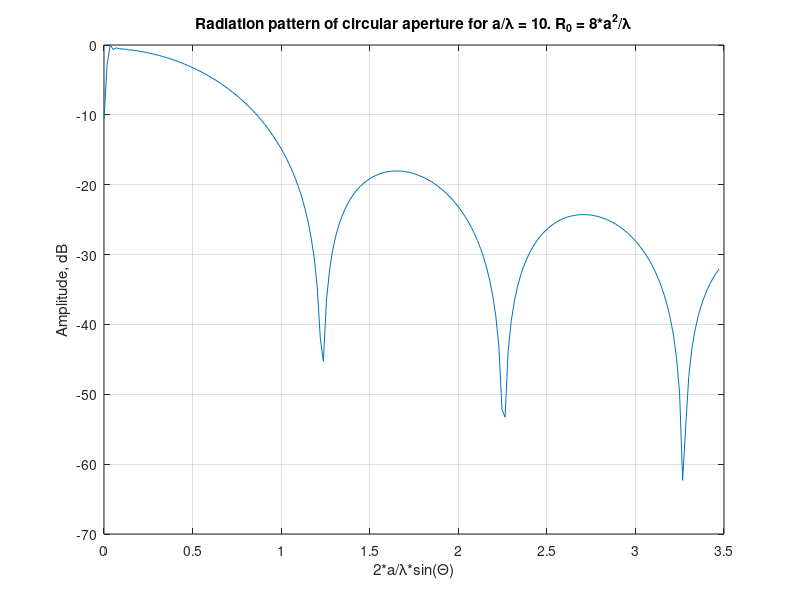

MATLAB code to generate this figure:
clear all;
clc;

% Programm of time-space electic fields or radiation pattern calculation
% for circular aperture measured with aperture zond

tic
% Design parameters
a = 10;     % Analyzed aperture radius, m
b = 0.1;     % Zond aperture radius, m

lam = a/10;     % Wavelength in free space
R0 = 8*a^2/lam; % Reference distance
R = 10*R0/1;    % Distance from analyzed aperture to zond


Th = (0:0.05:10)*pi/180; % Theta angle. Can be set to one value (result will be a time field on zond output)
                        % or to array (result will be 2D RP at a given distance and frequency, and
                        % errors in RP compared with far field pattern)
r = 0:0.1:b;        % Integration parameter r
phi = 0:0.2:2*pi;   % Integration parameter phi
c = 3e+8;   % Speed of light, m/sec

N_Th = length(Th);
N_FFT = 8192*2;       % Number of FFT points (should be varied for faster calculation without accuracy degradation)
T = 100/c*lam;       % Time interval for FFT
d_t = T/(N_FFT - 1);% Sample time, sec

t = R/c - T/2:d_t:R/c + T/2; % Time in seconds normalized to R/c
N_i = length(t);

N_r = length(r);
N_phi = length(phi);

E_b1 = zeros(N_phi, N_i);
E_b = zeros(1, N_i);
E_f = zeros(N_Th, N_FFT);
% figure(5);
% hold on;
for j = 1:N_Th
    ro = R*sin(Th(j));   % Vector R projection to aperture plane, m
    z = R*cos(Th(j));     % Distance from observation point to aperture plane, m
    zb = z - r'*sin(phi)*sin(Th(j));
    rob = ro + r'*sin(phi)*cos(Th(j));
    for i = 1:N_phi
        E_e = zeros(N_r, N_i);
        for k = 1:N_r
            B = sqrt((c*t).^2 - zb(k, i)^2); % Radius of G curve, m
            if abs(rob(k, i)) <= a
                i2 = find((c*t >= zb(k, i)) & (c*t < sqrt(zb(k, i)^2 + (a - abs(rob(k, i)))^2)));
                E_e(k, i2)=1.;  %zb(k, i)^1./((c*t(i2)).^1);
            end
                i3 = find((c*t >= sqrt(zb(k, i)^2 + (a - abs(rob(k, i)))^2)) & (c*t < sqrt(zb(k, i)^2 + (a + abs(rob(k, i)))^2)));
                E_e(k, i3) = acos((-a^2 + abs(rob(k, i))^2 + B(i3).^2)./(2*abs(rob(k, i))*B(i3)));
%             plot((t - R/c)*1e+9, E_e(k, :));
        end
        E_b1(i, :) = trapz(r, E_e.*(r'*ones(1,N_i)));
    end
    
    E_b(:) = trapz(phi, E_b1);
    E_f(j, :) = fft(E_b, N_FFT);
    j
end
% grid;
if (length(Th) == 1)
    figure(1);
    plot((t - R/c)*1e+9, E_b/max(E_b)); grid
    xlabel('time, nsec');
    ylabel('E field amplitude');
    title('E field time response for a/\lambda = 10. R_0 = 8*a^2/\lambda. R = R_0/4');
%     figure(2);
%     d_f = 1/N_FFT/d_t;
%     k = 1:1:N_FFT/2;
%     plot(d_f*k, 20*log10(abs(E_f(1:end/2))/max(abs(E_f)))); grid
else
%     figure(3);
%     mesh(t*1e9, Th*180/pi, E_b);
%     xlabel('time, nsec');
%     ylabel('\Theta, deg.');
%     zlabel('E field amplitude');
    
    d_f = 1/N_FFT/d_t;
    k = 1:1:N_FFT/2;
    figure(3);
    [F, p] = min(abs(d_f*k - 3e+8/lam));
    plot(2*a/lam*sin(Th), 20*log10(abs(E_f(:, p))/max(abs(E_f(:, p))))); grid
    xlabel('2*a/\lambda*sin(\Theta)');
    ylabel('Amplitude, dB');
    title('Radiation pattern of circular aperture for a/\lambda = 10. R_0 = 8*a^2/\lambda');
%     figure(5);
%     load CA_Ideal_Field_Th_a_lam40.mat;
%     Er = (abs(E_f(:, p))/max(abs(E_f(:, p)))).^2 - (abs(E_i_CA(:))/max(abs(E_i_CA))).^2;
% %     i9 = find(Th >= atan((a + b)/R));
%     plot(2*a/lam*sin(Th), Er); grid
%     xlabel('2*a/\lambda*sin(\Theta)');
%     ylabel('Amplitude error, E_b^2 - E_id^2');
%     title('Error of circular aperture RP for a/\lambda = 10. R = R_0/4. R_0 = 8*a^2/\lambda');
%     figure(6);
%     Er_dB = 20*log10(abs(E_f(:, p))/max(abs(E_f(:, p)))) - 20*log10(abs(E_i_CA(:))/max(abs(E_i_CA)));
%     plot(2*a/lam*sin(Th), Er_dB); grid
%     xlabel('2*a/\lambda*sin(\Theta)');
%     ylabel('Amplitude error, dB');
%     title('Error of circular aperture RP for a/\lambda = 10. R = R_0/4. R_0 = 8*a^2/\lambda');
%     
end

toc


